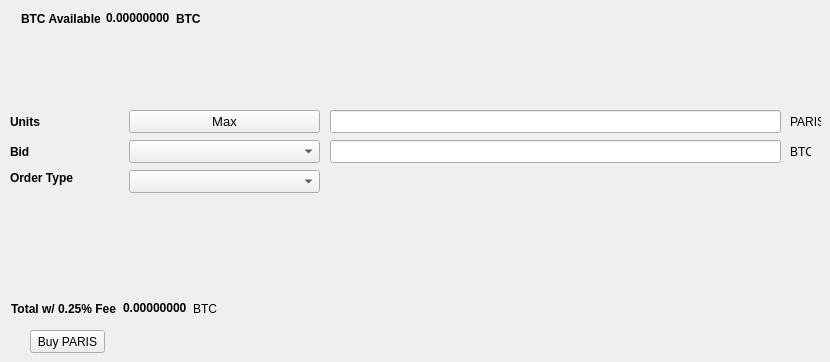
   <widget class="QWidget" name="BuyTab">
    <attribute name="title">
     <string>Buy</string>
    </attribute>
    <widget class="QPushButton" name="BuyPARIS">
     <property name="geometry">
      <rect>
       <x>30</x>
       <y>330</y>
       <width>75</width>
       <height>23</height>
      </rect>
     </property>
     <property name="text">
      <string>Buy PARIS</string>
     </property>
    </widget>
    <widget class="QLabel" name="label_3">
     <property name="geometry">
      <rect>
       <x>10</x>
       <y>110</y>
       <width>46</width>
       <height>23</height>
      </rect>
     </property>
     <property name="font">
      <font>
       <weight>75</weight>
       <bold>true</bold>
      </font>
     </property>
     <property name="text">
      <string>Units</string>
     </property>
    </widget>
    <widget class="QLineEdit" name="UnitsInput">
     <property name="geometry">
      <rect>
       <x>330</x>
       <y>110</y>
       <width>451</width>
       <height>23</height>
      </rect>
     </property>
     <property name="font">
      <font>
       <pointsize>9</pointsize>
       <weight>75</weight>
       <bold>true</bold>
      </font>
     </property>
    </widget>
    <widget class="QLineEdit" name="BuyBidPriceEdit">
     <property name="geometry">
      <rect>
       <x>330</x>
       <y>140</y>
       <width>451</width>
       <height>23</height>
      </rect>
     </property>
     <property name="font">
      <font>
       <pointsize>9</pointsize>
       <weight>75</weight>
       <bold>true</bold>
      </font>
     </property>
    </widget>
    <widget class="QLabel" name="label_4">
     <property name="geometry">
      <rect>
       <x>790</x>
       <y>110</y>
       <width>31</width>
       <height>23</height>
      </rect>
     </property>
     <property name="text">
      <string>PARIS</string>
     </property>
    </widget>
    <widget class="QLabel" name="label_5">
     <property name="geometry">
      <rect>
       <x>790</x>
       <y>140</y>
       <width>21</width>
       <height>23</height>
      </rect>
     </property>
     <property name="text">
      <string>BTC</string>
     </property>
    </widget>
    <widget class="QLabel" name="label_6">
     <property name="geometry">
      <rect>
       <x>10</x>
       <y>140</y>
       <width>46</width>
       <height>23</height>
      </rect>
     </property>
     <property name="font">
      <font>
       <weight>75</weight>
       <bold>true</bold>
      </font>
     </property>
     <property name="text">
      <string>Bid</string>
     </property>
    </widget>
    <widget class="QLabel" name="label_7">
     <property name="geometry">
      <rect>
       <x>10</x>
       <y>170</y>
       <width>71</width>
       <height>16</height>
      </rect>
     </property>
     <property name="font">
      <font>
       <weight>75</weight>
       <bold>true</bold>
      </font>
     </property>
     <property name="text">
      <string>Order Type</string>
     </property>
    </widget>
    <widget class="QPushButton" name="Buy_Max_Amount">
     <property name="geometry">
      <rect>
       <x>129</x>
       <y>110</y>
       <width>191</width>
       <height>23</height>
      </rect>
     </property>
     <property name="font">
      <font>
       <pointsize>10</pointsize>
      </font>
     </property>
     <property name="text">
      <string>Max</string>
     </property>
    </widget>
    <widget class="QComboBox" name="BuyBidcomboBox">
     <property name="geometry">
      <rect>
       <x>129</x>
       <y>140</y>
       <width>191</width>
       <height>23</height>
      </rect>
     </property>
     <property name="font">
      <font>
       <pointsize>10</pointsize>
      </font>
     </property>
    </widget>
    <widget class="QComboBox" name="buyOrdertypeCombo">
     <property name="geometry">
      <rect>
       <x>129</x>
       <y>170</y>
       <width>191</width>
       <height>23</height>
      </rect>
     </property>
     <property name="font">
      <font>
       <pointsize>10</pointsize>
      </font>
     </property>
    </widget>
    <widget class="QWidget" name="layoutWidget">
     <property name="geometry">
      <rect>
       <x>21</x>
       <y>11</y>
       <width>180</width>
       <height>15</height>
      </rect>
     </property>
     <layout class="QHBoxLayout" name="horizontalLayout_3">
      <item>
       <widget class="QLabel" name="label232">
        <property name="font">
         <font>
          <weight>75</weight>
          <bold>true</bold>
         </font>
        </property>
        <property name="text">
         <string>BTC Available:</string>
        </property>
       </widget>
      </item>
      <item>
       <widget class="QLabel" name="BtcAvailableLbl">
        <property name="palette">
         <palette>
          <active>
           <colorrole role="WindowText">
            <brush brushstyle="SolidPattern">
             <color alpha="255">
              <red>0</red>
              <green>0</green>
              <blue>0</blue>
             </color>
            </brush>
           </colorrole>
           <colorrole role="Button">
            <brush brushstyle="SolidPattern">
             <color alpha="255">
              <red>0</red>
              <green>170</green>
              <blue>0</blue>
             </color>
            </brush>
           </colorrole>
           <colorrole role="Light">
            <brush brushstyle="SolidPattern">
             <color alpha="255">
              <red>0</red>
              <green>255</green>
              <blue>0</blue>
             </color>
            </brush>
           </colorrole>
           <colorrole role="Midlight">
            <brush brushstyle="SolidPattern">
             <color alpha="255">
              <red>0</red>
              <green>212</green>
              <blue>0</blue>
             </color>
            </brush>
           </colorrole>
           <colorrole role="Dark">
            <brush brushstyle="SolidPattern">
             <color alpha="255">
              <red>0</red>
              <green>85</green>
              <blue>0</blue>
             </color>
            </brush>
           </colorrole>
           <colorrole role="Mid">
            <brush brushstyle="SolidPattern">
             <color alpha="255">
              <red>0</red>
              <green>113</green>
              <blue>0</blue>
             </color>
            </brush>
           </colorrole>
           <colorrole role="Text">
            <brush brushstyle="SolidPattern">
             <color alpha="255">
              <red>0</red>
              <green>170</green>
              <blue>0</blue>
             </color>
            </brush>
           </colorrole>
           <colorrole role="BrightText">
            <brush brushstyle="SolidPattern">
             <color alpha="255">
              <red>255</red>
              <green>255</green>
              <blue>255</blue>
             </color>
            </brush>
           </colorrole>
           <colorrole role="ButtonText">
            <brush brushstyle="SolidPattern">
             <color alpha="255">
              <red>0</red>
              <green>0</green>
              <blue>0</blue>
             </color>
            </brush>
           </colorrole>
           <colorrole role="Base">
            <brush brushstyle="SolidPattern">
             <color alpha="255">
              <red>255</red>
              <green>255</green>
              <blue>255</blue>
             </color>
            </brush>
           </colorrole>
           <colorrole role="Window">
            <brush brushstyle="SolidPattern">
             <color alpha="255">
              <red>0</red>
              <green>170</green>
              <blue>0</blue>
             </color>
            </brush>
           </colorrole>
           <colorrole role="Shadow">
            <brush brushstyle="SolidPattern">
             <color alpha="255">
              <red>0</red>
              <green>0</green>
              <blue>0</blue>
             </color>
            </brush>
           </colorrole>
           <colorrole role="AlternateBase">
            <brush brushstyle="SolidPattern">
             <color alpha="255">
              <red>127</red>
              <green>212</green>
              <blue>127</blue>
             </color>
            </brush>
           </colorrole>
           <colorrole role="ToolTipBase">
            <brush brushstyle="SolidPattern">
             <color alpha="255">
              <red>255</red>
              <green>255</green>
              <blue>220</blue>
             </color>
            </brush>
           </colorrole>
           <colorrole role="ToolTipText">
            <brush brushstyle="SolidPattern">
             <color alpha="255">
              <red>0</red>
              <green>0</green>
              <blue>0</blue>
             </color>
            </brush>
           </colorrole>
          </active>
          <inactive>
           <colorrole role="WindowText">
            <brush brushstyle="SolidPattern">
             <color alpha="255">
              <red>0</red>
              <green>0</green>
              <blue>0</blue>
             </color>
            </brush>
           </colorrole>
           <colorrole role="Button">
            <brush brushstyle="SolidPattern">
             <color alpha="255">
              <red>0</red>
              <green>170</green>
              <blue>0</blue>
             </color>
            </brush>
           </colorrole>
           <colorrole role="Light">
            <brush brushstyle="SolidPattern">
             <color alpha="255">
              <red>0</red>
              <green>255</green>
              <blue>0</blue>
             </color>
            </brush>
           </colorrole>
           <colorrole role="Midlight">
            <brush brushstyle="SolidPattern">
             <color alpha="255">
              <red>0</red>
              <green>212</green>
              <blue>0</blue>
             </color>
            </brush>
           </colorrole>
           <colorrole role="Dark">
            <brush brushstyle="SolidPattern">
             <color alpha="255">
              <red>0</red>
              <green>85</green>
              <blue>0</blue>
             </color>
            </brush>
           </colorrole>
           <colorrole role="Mid">
            <brush brushstyle="SolidPattern">
             <color alpha="255">
              <red>0</red>
              <green>113</green>
              <blue>0</blue>
             </color>
            </brush>
           </colorrole>
           <colorrole role="Text">
            <brush brushstyle="SolidPattern">
             <color alpha="255">
              <red>0</red>
              <green>170</green>
              <blue>0</blue>
             </color>
            </brush>
           </colorrole>
           <colorrole role="BrightText">
            <brush brushstyle="SolidPattern">
             <color alpha="255">
              <red>255</red>
              <green>255</green>
              <blue>255</blue>
             </color>
            </brush>
           </colorrole>
           <colorrole role="ButtonText">
            <brush brushstyle="SolidPattern">
             <color alpha="255">
              <red>0</red>
              <green>0</green>
              <blue>0</blue>
             </color>
            </brush>
           </colorrole>
           <colorrole role="Base">
            <brush brushstyle="SolidPattern">
             <color alpha="255">
              <red>255</red>
              <green>255</green>
              <blue>255</blue>
             </color>
            </brush>
           </colorrole>
           <colorrole role="Window">
            <brush brushstyle="SolidPattern">
             <color alpha="255">
              <red>0</red>
              <green>170</green>
              <blue>0</blue>
             </color>
            </brush>
           </colorrole>
           <colorrole role="Shadow">
            <brush brushstyle="SolidPattern">
             <color alpha="255">
              <red>0</red>
              <green>0</green>
              <blue>0</blue>
             </color>
            </brush>
           </colorrole>
           <colorrole role="AlternateBase">
            <brush brushstyle="SolidPattern">
             <color alpha="255">
              <red>127</red>
              <green>212</green>
              <blue>127</blue>
             </color>
            </brush>
           </colorrole>
           <colorrole role="ToolTipBase">
            <brush brushstyle="SolidPattern">
             <color alpha="255">
              <red>255</red>
              <green>255</green>
              <blue>220</blue>
             </color>
            </brush>
           </colorrole>
           <colorrole role="ToolTipText">
            <brush brushstyle="SolidPattern">
             <color alpha="255">
              <red>0</red>
              <green>0</green>
              <blue>0</blue>
             </color>
            </brush>
           </colorrole>
          </inactive>
          <disabled>
           <colorrole role="WindowText">
            <brush brushstyle="SolidPattern">
             <color alpha="255">
              <red>0</red>
              <green>85</green>
              <blue>0</blue>
             </color>
            </brush>
           </colorrole>
           <colorrole role="Button">
            <brush brushstyle="SolidPattern">
             <color alpha="255">
              <red>0</red>
              <green>170</green>
              <blue>0</blue>
             </color>
            </brush>
           </colorrole>
           <colorrole role="Light">
            <brush brushstyle="SolidPattern">
             <color alpha="255">
              <red>0</red>
              <green>255</green>
              <blue>0</blue>
             </color>
            </brush>
           </colorrole>
           <colorrole role="Midlight">
            <brush brushstyle="SolidPattern">
             <color alpha="255">
              <red>0</red>
              <green>212</green>
              <blue>0</blue>
             </color>
            </brush>
           </colorrole>
           <colorrole role="Dark">
            <brush brushstyle="SolidPattern">
             <color alpha="255">
              <red>0</red>
              <green>85</green>
              <blue>0</blue>
             </color>
            </brush>
           </colorrole>
           <colorrole role="Mid">
            <brush brushstyle="SolidPattern">
             <color alpha="255">
              <red>0</red>
              <green>113</green>
              <blue>0</blue>
             </color>
            </brush>
           </colorrole>
           <colorrole role="Text">
            <brush brushstyle="SolidPattern">
             <color alpha="255">
              <red>0</red>
              <green>85</green>
              <blue>0</blue>
             </color>
            </brush>
           </colorrole>
           <colorrole role="BrightText">
            <brush brushstyle="SolidPattern">
             <color alpha="255">
              <red>255</red>
              <green>255</green>
              <blue>255</blue>
             </color>
            </brush>
           </colorrole>
           <colorrole role="ButtonText">
            <brush brushstyle="SolidPattern">
             <color alpha="255">
              <red>0</red>
              <green>85</green>
              <blue>0</blue>
             </color>
            </brush>
           </colorrole>
           <colorrole role="Base">
            <brush brushstyle="SolidPattern">
             <color alpha="255">
              <red>0</red>
              <green>170</green>
              <blue>0</blue>
             </color>
            </brush>
           </colorrole>
           <colorrole role="Window">
            <brush brushstyle="SolidPattern">
             <color alpha="255">
              <red>0</red>
              <green>170</green>
              <blue>0</blue>
             </color>
            </brush>
           </colorrole>
           <colorrole role="Shadow">
            <brush brushstyle="SolidPattern">
             <color alpha="255">
              <red>0</red>
              <green>0</green>
              <blue>0</blue>
             </color>
            </brush>
           </colorrole>
           <colorrole role="AlternateBase">
            <brush brushstyle="SolidPattern">
             <color alpha="255">
              <red>0</red>
              <green>170</green>
              <blue>0</blue>
             </color>
            </brush>
           </colorrole>
           <colorrole role="ToolTipBase">
            <brush brushstyle="SolidPattern">
             <color alpha="255">
              <red>255</red>
              <green>255</green>
              <blue>220</blue>
             </color>
            </brush>
           </colorrole>
           <colorrole role="ToolTipText">
            <brush brushstyle="SolidPattern">
             <color alpha="255">
              <red>0</red>
              <green>0</green>
              <blue>0</blue>
             </color>
            </brush>
           </colorrole>
          </disabled>
         </palette>
        </property>
        <property name="font">
         <font>
          <weight>75</weight>
          <bold>true</bold>
         </font>
        </property>
        <property name="text">
         <string>0.00000000</string>
        </property>
        <property name="textInteractionFlags">
         <set>Qt::LinksAccessibleByMouse|Qt::TextSelectableByKeyboard|Qt::TextSelectableByMouse</set>
        </property>
       </widget>
      </item>
      <item>
       <widget class="QLabel" name="BtcAvailableLbl_2">
        <property name="font">
         <font>
          <weight>75</weight>
          <bold>true</bold>
         </font>
        </property>
        <property name="text">
         <string>BTC</string>
        </property>
       </widget>
      </item>
     </layout>
    </widget>
    <widget class="QWidget" name="layoutWidget">
     <property name="geometry">
      <rect>
       <x>11</x>
       <y>301</y>
       <width>209</width>
       <height>15</height>
      </rect>
     </property>
     <layout class="QHBoxLayout" name="horizontalLayout_4">
      <item>
       <widget class="QLabel" name="label_9">
        <property name="font">
         <font>
          <weight>75</weight>
          <bold>true</bold>
         </font>
        </property>
        <property name="text">
         <string>Total w/ 0.25% Fee</string>
        </property>
       </widget>
      </item>
      <item>
       <widget class="QLabel" name="BuyCostLabel">
        <property name="palette">
         <palette>
          <active>
           <colorrole role="WindowText">
            <brush brushstyle="SolidPattern">
             <color alpha="255">
              <red>0</red>
              <green>0</green>
              <blue>0</blue>
             </color>
            </brush>
           </colorrole>
           <colorrole role="Button">
            <brush brushstyle="SolidPattern">
             <color alpha="255">
              <red>0</red>
              <green>170</green>
              <blue>0</blue>
             </color>
            </brush>
           </colorrole>
           <colorrole role="Light">
            <brush brushstyle="SolidPattern">
             <color alpha="255">
              <red>0</red>
              <green>255</green>
              <blue>0</blue>
             </color>
            </brush>
           </colorrole>
           <colorrole role="Midlight">
            <brush brushstyle="SolidPattern">
             <color alpha="255">
              <red>0</red>
              <green>212</green>
              <blue>0</blue>
             </color>
            </brush>
           </colorrole>
           <colorrole role="Dark">
            <brush brushstyle="SolidPattern">
             <color alpha="255">
              <red>0</red>
              <green>85</green>
              <blue>0</blue>
             </color>
            </brush>
           </colorrole>
           <colorrole role="Mid">
            <brush brushstyle="SolidPattern">
             <color alpha="255">
              <red>0</red>
              <green>113</green>
              <blue>0</blue>
             </color>
            </brush>
           </colorrole>
           <colorrole role="Text">
            <brush brushstyle="SolidPattern">
             <color alpha="255">
              <red>0</red>
              <green>170</green>
              <blue>0</blue>
             </color>
            </brush>
           </colorrole>
           <colorrole role="BrightText">
            <brush brushstyle="SolidPattern">
             <color alpha="255">
              <red>255</red>
              <green>255</green>
              <blue>255</blue>
             </color>
            </brush>
           </colorrole>
           <colorrole role="ButtonText">
            <brush brushstyle="SolidPattern">
             <color alpha="255">
              <red>0</red>
              <green>0</green>
              <blue>0</blue>
             </color>
            </brush>
           </colorrole>
           <colorrole role="Base">
            <brush brushstyle="SolidPattern">
             <color alpha="255">
              <red>255</red>
              <green>255</green>
              <blue>255</blue>
             </color>
            </brush>
           </colorrole>
           <colorrole role="Window">
            <brush brushstyle="SolidPattern">
             <color alpha="255">
              <red>0</red>
              <green>170</green>
              <blue>0</blue>
             </color>
            </brush>
           </colorrole>
           <colorrole role="Shadow">
            <brush brushstyle="SolidPattern">
             <color alpha="255">
              <red>0</red>
              <green>0</green>
              <blue>0</blue>
             </color>
            </brush>
           </colorrole>
           <colorrole role="AlternateBase">
            <brush brushstyle="SolidPattern">
             <color alpha="255">
              <red>127</red>
              <green>212</green>
              <blue>127</blue>
             </color>
            </brush>
           </colorrole>
           <colorrole role="ToolTipBase">
            <brush brushstyle="SolidPattern">
             <color alpha="255">
              <red>255</red>
              <green>255</green>
              <blue>220</blue>
             </color>
            </brush>
           </colorrole>
           <colorrole role="ToolTipText">
            <brush brushstyle="SolidPattern">
             <color alpha="255">
              <red>0</red>
              <green>0</green>
              <blue>0</blue>
             </color>
            </brush>
           </colorrole>
          </active>
          <inactive>
           <colorrole role="WindowText">
            <brush brushstyle="SolidPattern">
             <color alpha="255">
              <red>0</red>
              <green>0</green>
              <blue>0</blue>
             </color>
            </brush>
           </colorrole>
           <colorrole role="Button">
            <brush brushstyle="SolidPattern">
             <color alpha="255">
              <red>0</red>
              <green>170</green>
              <blue>0</blue>
             </color>
            </brush>
           </colorrole>
           <colorrole role="Light">
            <brush brushstyle="SolidPattern">
             <color alpha="255">
              <red>0</red>
              <green>255</green>
              <blue>0</blue>
             </color>
            </brush>
           </colorrole>
           <colorrole role="Midlight">
            <brush brushstyle="SolidPattern">
             <color alpha="255">
              <red>0</red>
              <green>212</green>
              <blue>0</blue>
             </color>
            </brush>
           </colorrole>
           <colorrole role="Dark">
            <brush brushstyle="SolidPattern">
             <color alpha="255">
              <red>0</red>
              <green>85</green>
              <blue>0</blue>
             </color>
            </brush>
           </colorrole>
           <colorrole role="Mid">
            <brush brushstyle="SolidPattern">
             <color alpha="255">
              <red>0</red>
              <green>113</green>
              <blue>0</blue>
             </color>
            </brush>
           </colorrole>
           <colorrole role="Text">
            <brush brushstyle="SolidPattern">
             <color alpha="255">
              <red>0</red>
              <green>170</green>
              <blue>0</blue>
             </color>
            </brush>
           </colorrole>
           <colorrole role="BrightText">
            <brush brushstyle="SolidPattern">
             <color alpha="255">
              <red>255</red>
              <green>255</green>
              <blue>255</blue>
             </color>
            </brush>
           </colorrole>
           <colorrole role="ButtonText">
            <brush brushstyle="SolidPattern">
             <color alpha="255">
              <red>0</red>
              <green>0</green>
              <blue>0</blue>
             </color>
            </brush>
           </colorrole>
           <colorrole role="Base">
            <brush brushstyle="SolidPattern">
             <color alpha="255">
              <red>255</red>
              <green>255</green>
              <blue>255</blue>
             </color>
            </brush>
           </colorrole>
           <colorrole role="Window">
            <brush brushstyle="SolidPattern">
             <color alpha="255">
              <red>0</red>
              <green>170</green>
              <blue>0</blue>
             </color>
            </brush>
           </colorrole>
           <colorrole role="Shadow">
            <brush brushstyle="SolidPattern">
             <color alpha="255">
              <red>0</red>
              <green>0</green>
              <blue>0</blue>
             </color>
            </brush>
           </colorrole>
           <colorrole role="AlternateBase">
            <brush brushstyle="SolidPattern">
             <color alpha="255">
              <red>127</red>
              <green>212</green>
              <blue>127</blue>
             </color>
            </brush>
           </colorrole>
           <colorrole role="ToolTipBase">
            <brush brushstyle="SolidPattern">
             <color alpha="255">
              <red>255</red>
              <green>255</green>
              <blue>220</blue>
             </color>
            </brush>
           </colorrole>
           <colorrole role="ToolTipText">
            <brush brushstyle="SolidPattern">
             <color alpha="255">
              <red>0</red>
              <green>0</green>
              <blue>0</blue>
             </color>
            </brush>
           </colorrole>
          </inactive>
          <disabled>
           <colorrole role="WindowText">
            <brush brushstyle="SolidPattern">
             <color alpha="255">
              <red>0</red>
              <green>85</green>
              <blue>0</blue>
             </color>
            </brush>
           </colorrole>
           <colorrole role="Button">
            <brush brushstyle="SolidPattern">
             <color alpha="255">
              <red>0</red>
              <green>170</green>
              <blue>0</blue>
             </color>
            </brush>
           </colorrole>
           <colorrole role="Light">
            <brush brushstyle="SolidPattern">
             <color alpha="255">
              <red>0</red>
              <green>255</green>
              <blue>0</blue>
             </color>
            </brush>
           </colorrole>
           <colorrole role="Midlight">
            <brush brushstyle="SolidPattern">
             <color alpha="255">
              <red>0</red>
              <green>212</green>
              <blue>0</blue>
             </color>
            </brush>
           </colorrole>
           <colorrole role="Dark">
            <brush brushstyle="SolidPattern">
             <color alpha="255">
              <red>0</red>
              <green>85</green>
              <blue>0</blue>
             </color>
            </brush>
           </colorrole>
           <colorrole role="Mid">
            <brush brushstyle="SolidPattern">
             <color alpha="255">
              <red>0</red>
              <green>113</green>
              <blue>0</blue>
             </color>
            </brush>
           </colorrole>
           <colorrole role="Text">
            <brush brushstyle="SolidPattern">
             <color alpha="255">
              <red>0</red>
              <green>85</green>
              <blue>0</blue>
             </color>
            </brush>
           </colorrole>
           <colorrole role="BrightText">
            <brush brushstyle="SolidPattern">
             <color alpha="255">
              <red>255</red>
              <green>255</green>
              <blue>255</blue>
             </color>
            </brush>
           </colorrole>
           <colorrole role="ButtonText">
            <brush brushstyle="SolidPattern">
             <color alpha="255">
              <red>0</red>
              <green>85</green>
              <blue>0</blue>
             </color>
            </brush>
           </colorrole>
           <colorrole role="Base">
            <brush brushstyle="SolidPattern">
             <color alpha="255">
              <red>0</red>
              <green>170</green>
              <blue>0</blue>
             </color>
            </brush>
           </colorrole>
           <colorrole role="Window">
            <brush brushstyle="SolidPattern">
             <color alpha="255">
              <red>0</red>
              <green>170</green>
              <blue>0</blue>
             </color>
            </brush>
           </colorrole>
           <colorrole role="Shadow">
            <brush brushstyle="SolidPattern">
             <color alpha="255">
              <red>0</red>
              <green>0</green>
              <blue>0</blue>
             </color>
            </brush>
           </colorrole>
           <colorrole role="AlternateBase">
            <brush brushstyle="SolidPattern">
             <color alpha="255">
              <red>0</red>
              <green>170</green>
              <blue>0</blue>
             </color>
            </brush>
           </colorrole>
           <colorrole role="ToolTipBase">
            <brush brushstyle="SolidPattern">
             <color alpha="255">
              <red>255</red>
              <green>255</green>
              <blue>220</blue>
             </color>
            </brush>
           </colorrole>
           <colorrole role="ToolTipText">
            <brush brushstyle="SolidPattern">
             <color alpha="255">
              <red>0</red>
              <green>0</green>
              <blue>0</blue>
             </color>
            </brush>
           </colorrole>
          </disabled>
         </palette>
        </property>
        <property name="font">
         <font>
          <weight>75</weight>
          <bold>true</bold>
         </font>
        </property>
        <property name="autoFillBackground">
         <bool>false</bool>
        </property>
        <property name="text">
         <string>0.00000000</string>
        </property>
        <property name="textInteractionFlags">
         <set>Qt::LinksAccessibleByMouse|Qt::TextSelectableByMouse</set>
        </property>
       </widget>
      </item>
      <item>
       <widget class="QLabel" name="label_10">
        <property name="font">
         <font>
          <weight>50</weight>
          <bold>false</bold>
         </font>
        </property>
        <property name="text">
         <string>BTC</string>
        </property>
       </widget>
      </item>
     </layout>
    </widget>
   </widget>
